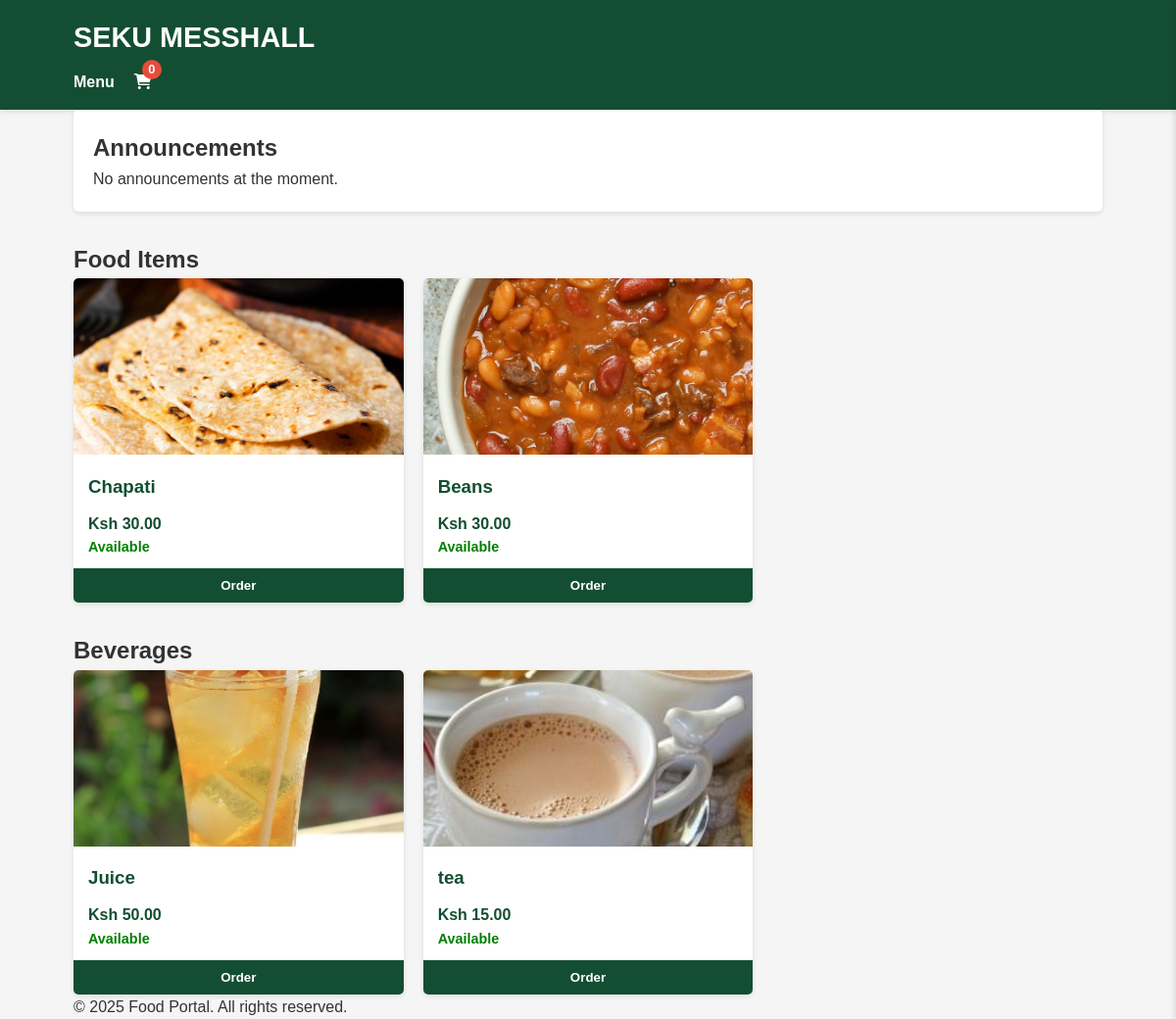
Before: / with the older database file.
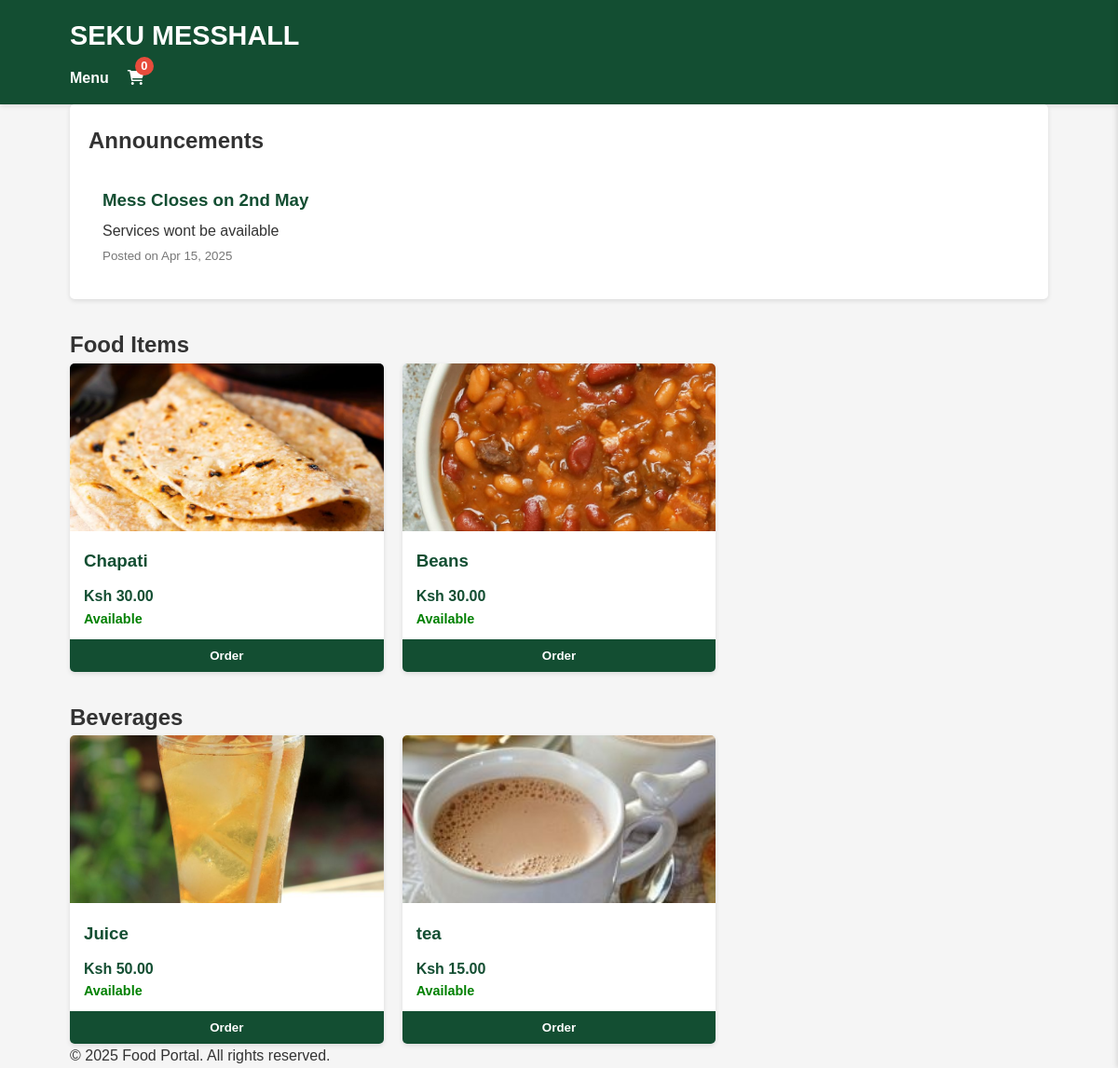
After: the same page with the newer database file.
### menu/models.py (models this page shows, shortened)
class MenuItem(models.Model):
    CATEGORY_CHOICES = [
        ('food', 'Food'),
        ('beverage', 'Beverage'),
    ]
    name = models.CharField(max_length=100)
    price = models.DecimalField(max_digits=10, decimal_places=2)
    available_units = models.PositiveIntegerField(default=0)
    category = models.CharField(max_length=10, choices=CATEGORY_CHOICES)
    image = models.ImageField(upload_to='menu_images/', blank=True, null=True)
    created_at = models.DateTimeField(auto_now_add=True)
    updated_at = models.DateTimeField(auto_now=True)

class Announcement(models.Model):
    title = models.CharField(max_length=200)
    message = models.TextField()
    created_by = models.ForeignKey(User, on_delete=models.CASCADE)
    created_at = models.DateTimeField(auto_now_add=True)
    is_active = models.BooleanField(default=True)

### menu/views.py (the view)
# urls.py: path('', views.menu_view, name='menu'),
def menu_view(request):
    food_items = MenuItem.objects.filter(category='food', available_units__gt=0)
    beverage_items = MenuItem.objects.filter(category='beverage', available_units__gt=0)
    announcements = Announcement.objects.filter(is_active=True).order_by('-created_at')[:5]
    context = {
        'food_items': food_items,
        'beverage_items': beverage_items,
        'announcements': announcements,
    }
    return render(request, 'menu.html', context)

### menu/templates/menu.html (shortened to what this page needs)
{% extends "base.html" %}
{% load static %}
{% block content %}
<div class="announcements">
    <h2>Announcements</h2>
    {% if announcements %}
        <div class="announcement-list">
            {% for announcement in announcements %}
                <div class="announcement">
                    <h3>{{ announcement.title }}</h3>
                    <p>{{ announcement.message }}</p>
                    <small>Posted on {{ announcement.created_at|date:"M d, Y" }}</small>
                </div>
            {% endfor %}
        </div>
    {% else %}
        <p>No announcements at the moment.</p>
    {% endif %}
</div>
<div class="menu-sections">
    <section class="food-section">
        <h2>Food Items</h2>
        <div class="menu-grid">
            {% for item in food_items %}
                <div class="menu-item" data-id="{{ item.id }}">
                    {% if item.image %}
                        <img src="{{ item.image.url }}" alt="{{ item.name }}">
                    {% else %}
                        <img src="{% static 'images/default-food.jpg' %}" alt="{{ item.name }}">
                    {% endif %}
                    <h3>{{ item.name }}</h3>
                    <p class="price">Ksh {{ item.price }}</p>
                    <p class="stock {% if item.available_units > 0 %}available{% else %}unavailable{% endif %}">
                        {% if item.available_units > 0 %}Available{% else %}Not Available{% endif %}
                    </p>
                    {% if item.available_units > 0 %}
                        <button class="add-to-cart" data-id="{{ item.id }}">Order</button>
                    {% else %}
                        <button class="add-to-cart" disabled>Out of Stock</button>
                    {% endif %}
                </div>
            {% endfor %}
        </div>
    </section>
    <section class="beverage-section">
        <h2>Beverages</h2>
        <div class="menu-grid">
            {% for item in beverage_items %}
                <div class="menu-item" data-id="{{ item.id }}">
                    {% if item.image %}
                        <img src="{{ item.image.url }}" alt="{{ item.name }}">
                    {% else %}
                        <img src="{% static 'images/default-beverage.jpg' %}" alt="{{ item.name }}">
                    {% endif %}
                    <h3>{{ item.name }}</h3>
                    <p class="price">Ksh {{ item.price }}</p>
                    <p class="stock {% if item.available_units > 0 %}available{% else %}unavailable{% endif %}">
                        {% if item.available_units > 0 %}Available{% else %}Not Available{% endif %}
                    </p>
                    {% if item.available_units > 0 %}
                        <button class="add-to-cart" data-id="{{ item.id }}">Order</button>
                    {% else %}
                        <button class="add-to-cart" disabled>Not available</button>
                    {% endif %}
                </div>
            {% endfor %}
        </div>
    </section>
</div>
{% endblock %}

Changed rows visible on the page:
added Announcement: title "Mess Closes on 2nd May", message "Services wont be available", created_at "Apr 15, 2025"
Other visible differences:
text no longer shown: "No announcements at the moment."
